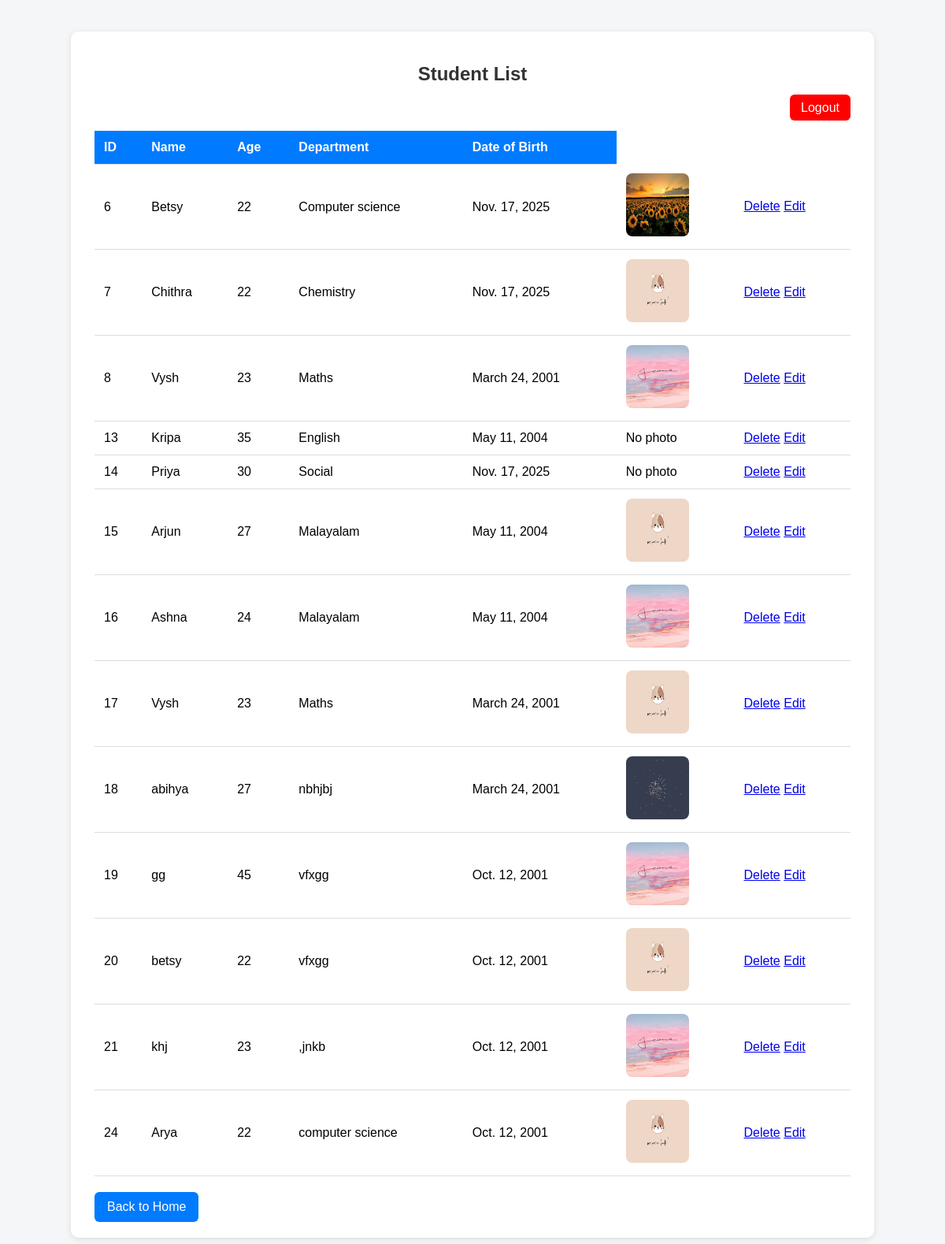
The app's page /students/ (signed in) with its own data.
### studapp/models.py (models this page shows, shortened)
class Student(models.Model):
    name = models.CharField(max_length=100)
    age = models.IntegerField()
    department = models.CharField(max_length=100)
    dob = models.DateField()
    photo = models.ImageField(upload_to='student_photos/', blank=True, null=True)

### studapp/views.py (the view)
# urls.py: path('students/', views.show_students, name='show_students'),
def show_students(request):
    if "user_id" not in request.session:
        return redirect("login")
    students=Student.objects.all()
    return render(request,'show.html',{'students':students})

### studapp/templates/show.html (shortened to what this page needs)
<!DOCTYPE html>
<html lang="en">
<head>
</head>
<body>
<div class="container">
    <h2>Student List</h2>
    <div style="text-align: right; margin-bottom: 10px;">
    <a href="{% url 'logout' %}" style="
        padding: 8px 14px;
        background: red;
        color: white;
        text-decoration: none;
        border-radius: 6px;
    ">Logout</a>
</div>
    {% if students %}
    <table>
        <thead>
            <tr>
                <th>ID</th>
                <th>Name</th>
                <th>Age</th>
                <th>Department</th>
                <th>Date of Birth</th>
            </tr>
        </thead>
        <tbody>
            {% for s in students %}
            <tr>
                <td>{{ s.id }}</td>
                <td>{{ s.name }}</td>
                <td>{{ s.age }}</td>
                <td>{{ s.department }}</td>
                <td>{{ s.dob }}</td>
                <td> {% if s.photo %}
                 <img src="{{ s.photo.url }}" width="80" height="80" style="border-radius: 8px;">
                     {% else %}
                      No photo
                    {% endif %}
                </td>
                 <td>
                    <a href="{% url 'delete_student' s.id %}" class="delete-btn" onclick="return confirm('Are you sure you want to delete this student?');">Delete</a>
                    <a href="{% url 'edit_student' s.id %}" class="edit-btn">Edit</a>
                </td>
            </tr>
            {% endfor %}
        </tbody>
    </table>
    {% else %}
        <p>No students enrolled yet.</p>
    {% endif %}
    <a href="{% url 'login' %}" class="back-btn">Back to Home</a>
</div>
</body>
</html>

### studapp/templates/show.html (style rules this page uses)
body { font-family: Arial, sans-serif; background-color: #f4f6f8; margin: 0; padding: 0; }
.container { width: 80%; margin: 40px auto; background: white; border-radius: 10px; padding: 20px 30px; box-shadow: 0 2px 8px rgba(0, 0, 0, 0.1); }
h2 { text-align: center; color: #333; }
table { width: 100%; border-collapse: collapse; margin-top: 20px; }
th, td { padding: 12px; border-bottom: 1px solid #ddd; text-align: left; }
th { background-color: #007bff; color: white; }
.back-btn { display: inline-block; margin-top: 20px; padding: 10px 16px; background: #007bff; color: white; text-decoration: none; border-radius: 6px; }

### records on screen
Student: id "6", name "Betsy", age "22", department "Computer science", dob "Nov. 17, 2025", photo (picture)
Student: id "7", name "Chithra", age "22", department "Chemistry", dob "Nov. 17, 2025", photo (picture)
Student: id "8", name "Vysh", age "23", department "Maths", dob "March 24, 2001", photo (picture)
Student: id "13", name "Kripa", age "35", department "English", dob "May 11, 2004", shows "No photo"
Student: id "14", name "Priya", age "30", department "Social", dob "Nov. 17, 2025", shows "No photo"
Student: id "15", name "Arjun", age "27", department "Malayalam", dob "May 11, 2004", photo (picture)
Student: id "16", name "Ashna", age "24", department "Malayalam", dob "May 11, 2004", photo (picture)
Student: id "17", name "Vysh", age "23", department "Maths", dob "March 24, 2001", photo (picture)
Student: id "18", name "abihya", age "27", department "nbhjbj", dob "March 24, 2001", photo (picture)
Student: id "19", name "gg", age "45", department "vfxgg", dob "Oct. 12, 2001", photo (picture)
Student: id "20", name "betsy", age "22", department "vfxgg", dob "Oct. 12, 2001", photo (picture)
Student: id "21", name "khj", age "23", department ",jnkb", dob "Oct. 12, 2001", photo (picture)
Student: id "24", name "Arya", age "22", department "computer science", dob "Oct. 12, 2001", photo (picture)
